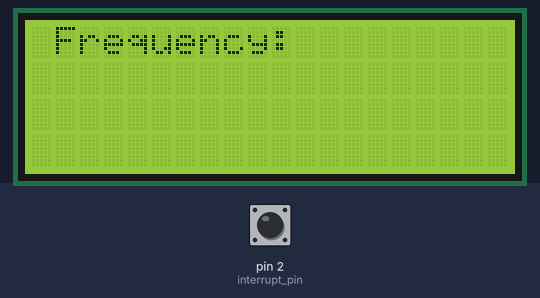
A sketch run on a simulated Arduino Uno, built with avr-gcc and run on an emulated ATmega328P. On the bench: 20×4 character LCD. Inputs (shaded band) come from the test bench; at power-on: pin 2 (interrupt_pin) LOW.

Above: at 0.16 s.
At 1.2 s:
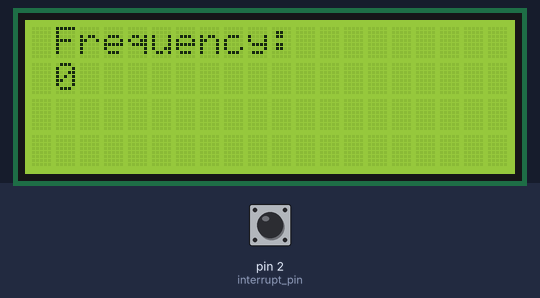
1.3 s: pin 2 (interrupt_pin) pulled HIGH for 0.15 s
Timing chart, 0 to 4.3 s (numbered marks = the images above; inputs shaded):
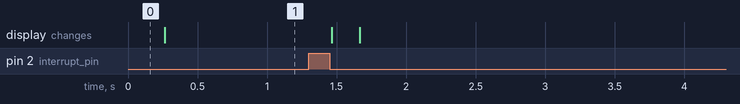

The sketch:

frequencycalculator.ino
```cpp
#include <LiquidCrystal.h>
const byte interrupt_pin=2;
volatile byte state=RISING;
volatile long count;
LiquidCrystal lcd(8,9,10,11,12,13);
void setup() {
  lcd.begin(20,4);
  pinMode(interrupt_pin,INPUT);
  lcd.setCursor(1,0);
  lcd.print("Frequency:");
  attachInterrupt(digitalPinToInterrupt(interrupt_pin),fCalculate,state);

}
void loop() {

   delay(200);
   noInterrupts();
   lcd.setCursor(1,1);
   lcd.print(count*5);
   count=0;
   interrupts();
}
void fCalculate(void){
 count=count+1;
}
```
